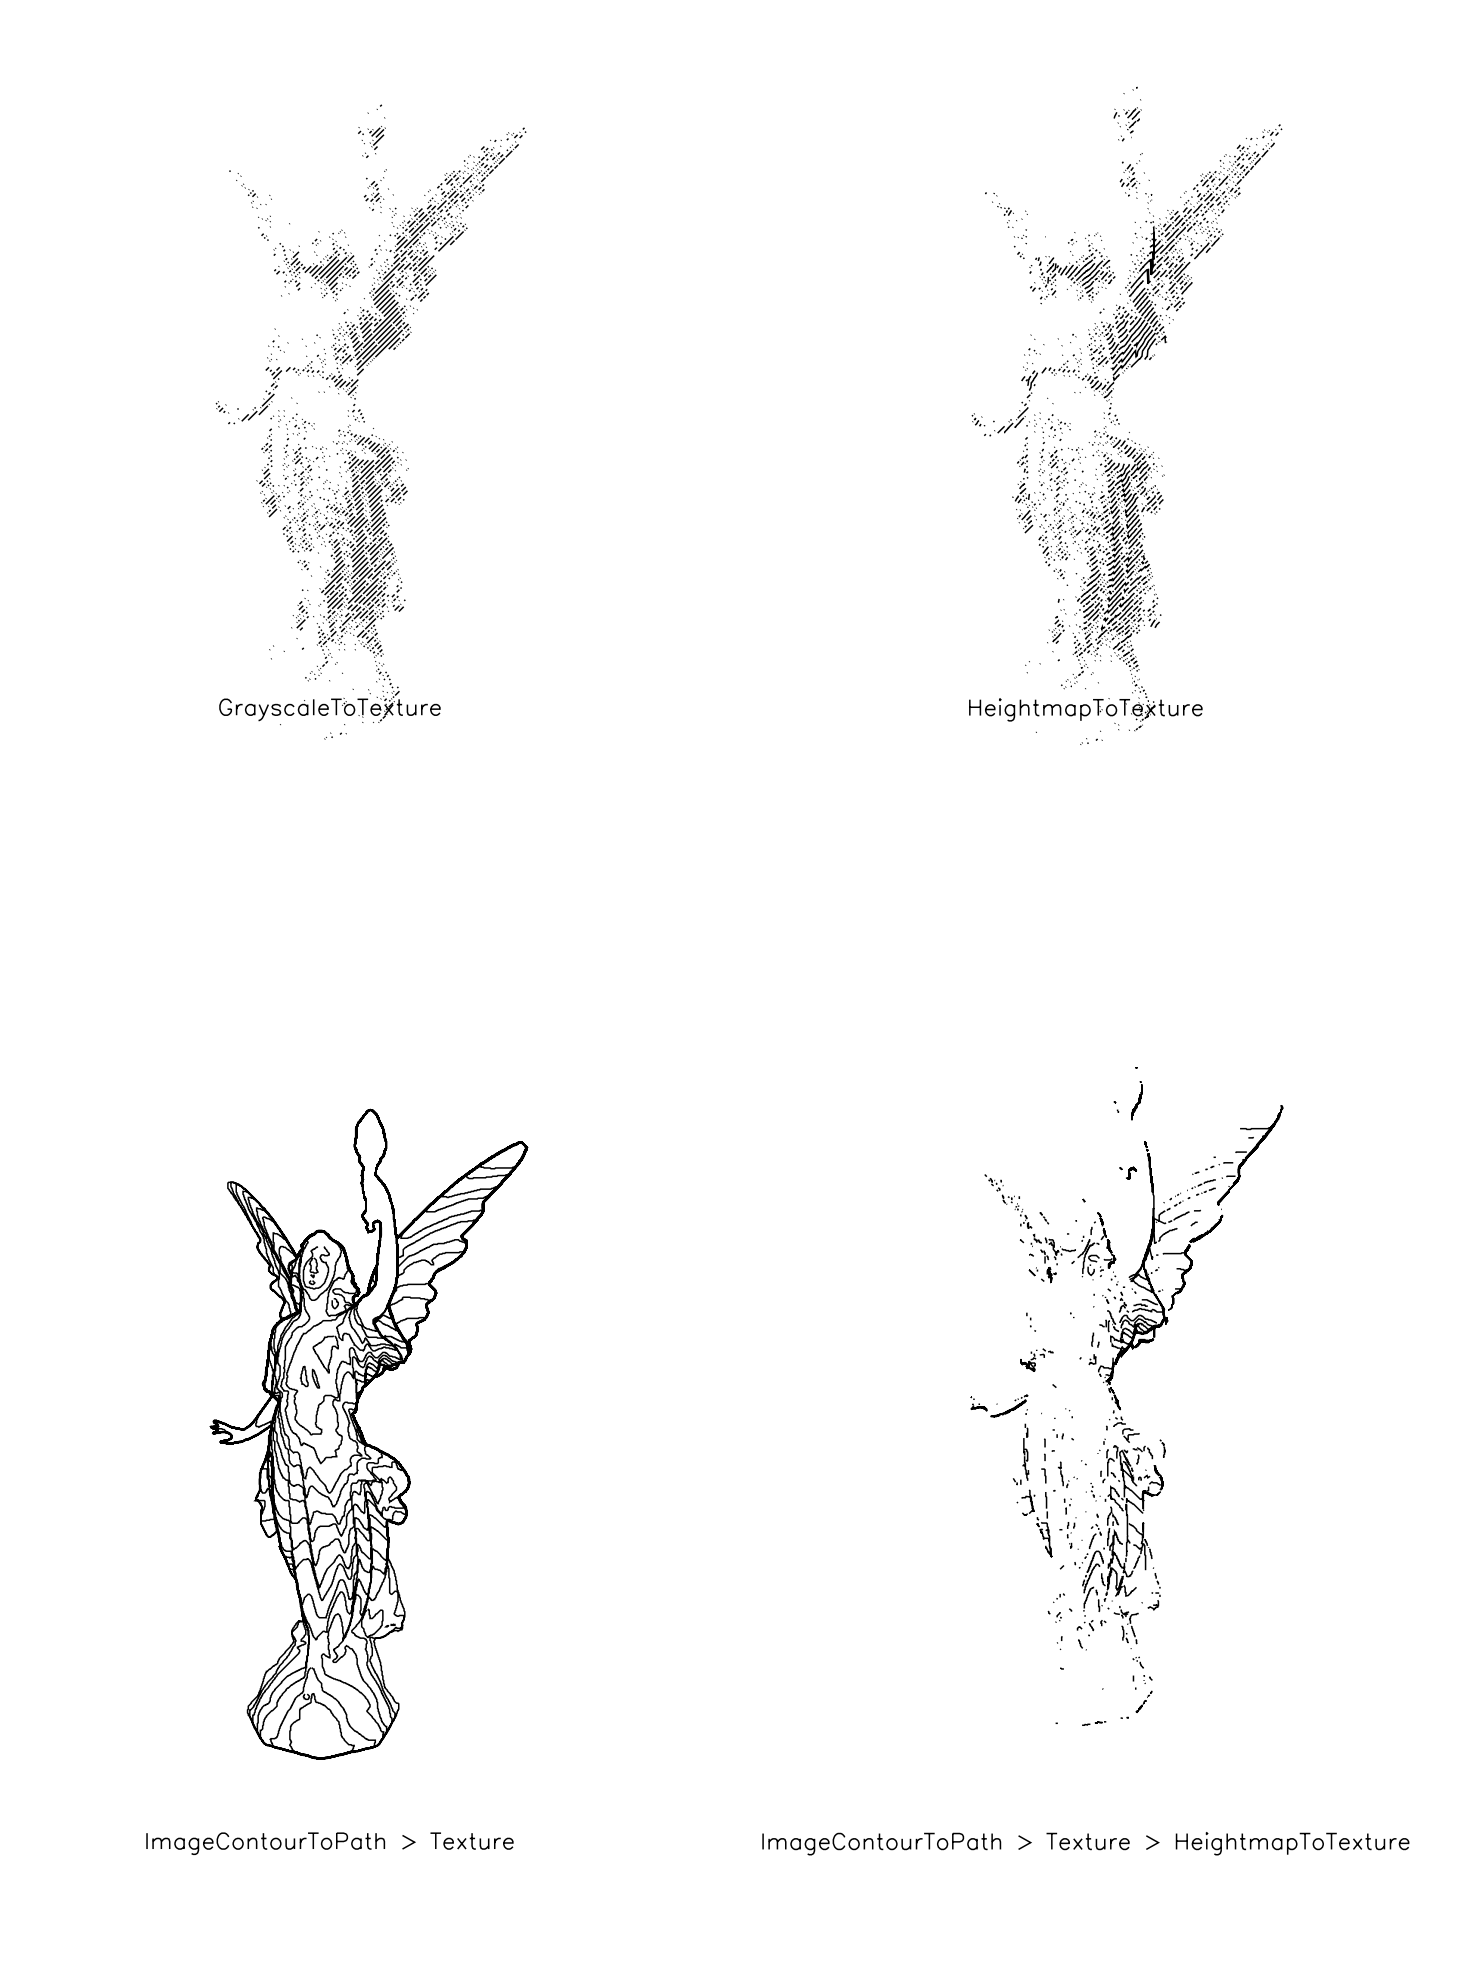

Reproduce this figure in Python.
#!/usr/bin/env python
# -*- coding: utf-8 -*-

from __future__ import absolute_import
from __future__ import division
from __future__ import print_function
from __future__ import unicode_literals

from AxiSurface import *
from AxiSurface.convert import *

import numpy as np
import matplotlib.pyplot as plt

invert = False
threshold_value = 0.5
angle = 10
scale = 0.1
translate=[0.0, 40.0]
samples = 20
texture_resolution = 200

# Depth
heightmap = Image('lucy_depth.png')
mask = heightmap.copy()
mask.threshold(0.1)

grayscale = Image( 'lucy_dof.png' )

axi = AxiSurface()

contours = Path()
for threshold in range(samples):
    contours.add( ImageContourToPath(heightmap, 0.1+threshold*0.01) )

contours_texture = contours.getScaled(scale).getTexture(width=heightmap.width*scale, height=heightmap.height*scale)
# contours_texture.transform = [100.0, 150.0]  
axi.texture( contours_texture, translate=[0.0, 150.0]  )
axi.text( "ImageContourToPath > Texture", center=[50.0, 250.0], scale=0.1 )

axi.texture( GrayscaleToTexture(grayscale, threshold=0.5, invert=invert, texture_resolution=200, texture_angle=45, mask=mask), translate=[0.0, 15.0] )
axi.text( "GrayscaleToTexture", center=[50.0, 100.0], scale=0.1 )

axi.texture( HeightmapToTexture(heightmap, camera_angle=angle, grayscale=grayscale, threshold=threshold_value, invert=invert, texture_resolution=texture_resolution, texture_angle=45, mask=mask), translate=[100.0, 20.0] )
axi.text( "HeightmapToTexture", center=[150.0, 100.0], scale=0.1 )

contours_filtered_texture = HeightmapToTexture(heightmap, camera_angle=angle, grayscale=grayscale, threshold=threshold_value, invert=invert, texture=contours_texture, mask=mask)
axi.texture( contours_filtered_texture, translate=[100.0, 150.0] )
axi.text( "ImageContourToPath > Texture > HeightmapToTexture ", center=[150.0, 250.0], scale=0.1 )

axi.toSVG('image.svg')
